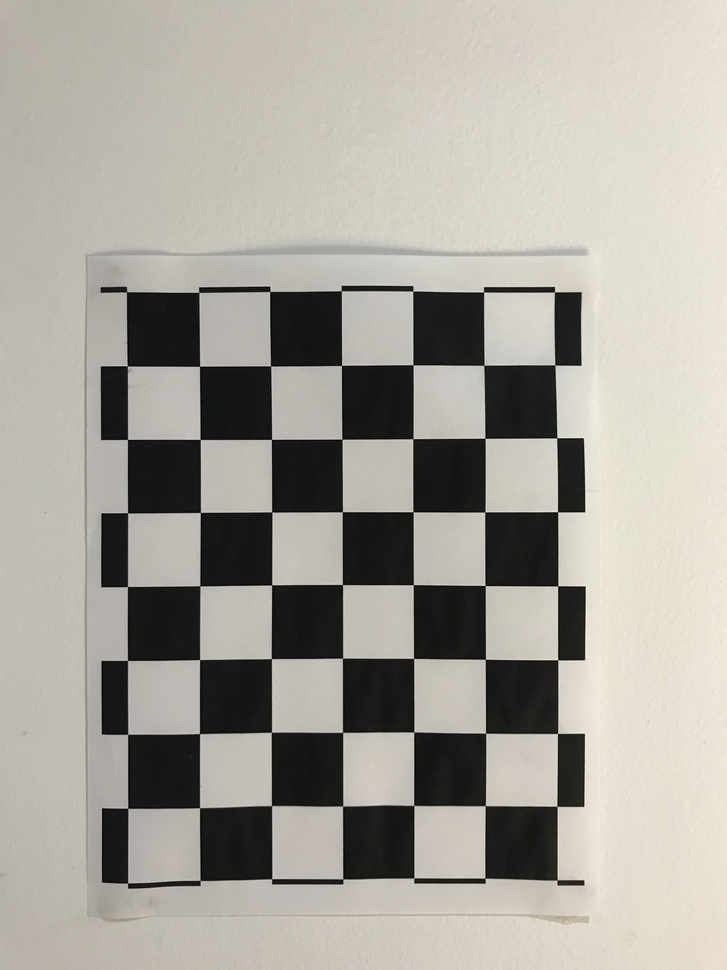
#> input picture Workshop3/calibration_images/IMG_7769.JPG, 727 x 970 px, shrunk from 3024 x 4032 before the run; its folder holds only this picture in this run
$ jupyter execute --allow-errors 05_camera_calibration.ipynb
#> lines starting #> are read from the running program, lines starting #| are printed output that depends on the picture
# Exercise 5: Camera Calibration (from Existing Images)

In this exercise you will:
- Learn how to calibrate your camera from images already taken by a camera.

To calibrate your own camera (i.e. by taking pictures, or a set of video frames, yourself), the OpenCV tutorials walk you through the process. The tutorials can be found using the links below (and also include tutorials for 3D reconstruction, once you have calibrated your camera).

https://opencv-python-tutroals.readthedocs.io/en/latest/py_tutorials/py_calib3d/py_table_of_contents_calib3d/py_table_of_contents_calib3d.html

https://docs.opencv.org/master/d9/db7/tutorial_py_table_of_contents_calib3d.html

Camera calibration can take some time. Therefore, in this exercise, we will stop the calibration before the calibrated camera parameters are saved to the file system (so we don't have to wait 30 minutes to an hour to calibrate our cameras). The folder "camera_params" already contains the calibration parameters from a previous run, so we can use these for demonstrating 3D reconstruction.

In the next exercise, we will use the camera calibration parameters from the folder "camera_params" to reconstruct a 3D scene from two 2D images.

The OpenCV function `ret, corners = cv.findChessboardCorners(gray_image, chessboard_size, None)` takes in a `gray_image` (or video frame) of a chess board and a `chessboard_size` (the real width and height of a square in cm on the chess board), and returns the detected `corners`, and the return value `ret`, which will be `True` if the `corners` where properly detected, otherwise `False`.

A chess board image is ideal for camera calibration, since it's easy to find the corners (e.g. using Harris Corner Detection). That's what the `cv.findChessboardCorners()` function does.

Once we have found the `corners`, we can use the OpenCV function `cv.cornerSubPix(gray_image, corners, (5,5), (-1,-1), criteria)` to slide a 5x5 window `(5,5)` over the `gray_image` to refine the positions of the `corners` to sub-pixel accuracy. The `(-1,-1)` parameter is unimportant, and the `criteria` parameter determines how the search for sub-pixels is done (how many iterations, etc.).

The we use the OpenCV function `ret, K, dist, rvecs, tvecs = cv.calibrateCamera(obj_points, img_points, gray_image.shape[::-1], None, None)` to get the required camera calibration parameters. We also need to find the camera's focal length. In this example, we will use the `PIL` python package to do this.

Finally, we store the camera calibration parameters to the file system.

As a first step, let's import the python modules we need.

[cell 1]
import cv2 as cv
import numpy as np
import matplotlib.pyplot as plt

import glob
import PIL.ExifTags
import PIL.Image

## Camera Calibration

[cell 2]
#============================================
# Camera calibration
#============================================

# Define chess board size.
chessboard_size = (7,5)

# Define arrays to save detected points
obj_points = [] # 3D points in real world space
img_points = [] # 3D points in image plane

# Prepare grid of 3D points on the real chess board
# (the Z-coordinate is assumed to be 0, i.e. we only
# shift the chess board along the X and Y axes when
# taking pictures from different view points).
objp = np.zeros((np.prod(chessboard_size),3), dtype=np.float32)
objp[:,:2] = np.mgrid[0:chessboard_size[0], 0:chessboard_size[1]].T.reshape(-1,2)
obj_points.append(objp)

# Read in all calibration images
calibration_paths = glob.glob('./calibration_images/*')

# Iterate over the images to find the intrinsic camera matrix
for image_path in calibration_paths:

	# Load image and convert to gray scale
	image = cv.imread(image_path)
#> image is the input picture: shape (970, 727, 3); mean B, G, R 155.6, 164, 167.5
	gray_image = cv.cvtColor(image, cv.COLOR_BGR2GRAY)

	print("Image loaded, finding chess board corners ...")

	# Find chessboard corners
	ret, corners = cv.findChessboardCorners(gray_image, chessboard_size, None)
#> ret = True; corners = 35 rows, first 8: [555, 365.2], [557.1, 437.8], [557.6, 511.8], [558.1, 585.9], [558, 660], [557.9, 733.3], [557, 806], [483.9, 365.2]

	# If the chess board corners were detected
	if ret == True:
		print(f'Chessboard detected in image: {image_path}')

		# Define criteria for subpixel accuracy
		criteria = (cv.TERM_CRITERIA_EPS + cv.TERM_CRITERIA_MAX_ITER, 30, 0.001)

		# Refine corner location (to subpixel accuracy) based on criteria
		cv.cornerSubPix(gray_image, corners, (5,5), (-1,-1), criteria)

		# Add detected corners in the image to the list of image points
		img_points.append(corners)

# Calibrate camera
ret, K, dist, rvecs, tvecs = cv.calibrateCamera(obj_points, img_points, gray_image.shape[::-1], None, None)
#> ret = 0.387; K = [[2223, 0, 352.9], [0, 2277.1, 546.1], [0, 0, 1]]; dist = [[3.67, -326.2, 0.0209, -0.0136, 7780.2]]; rvecs = ([0.0926, 0.0583, 1.57],); tvecs = ([2.83, -2.47, 31.07],)

# Save parameters into numpy file
np.save("./camera_params/ret", ret)
np.save("./camera_params/K", K)
np.save("./camera_params/dist", dist)
np.save("./camera_params/rvecs", rvecs)
np.save("./camera_params/tvecs", tvecs)

# Get "exif" data in order to get focal length
exif_img = PIL.Image.open(calibration_paths[0])
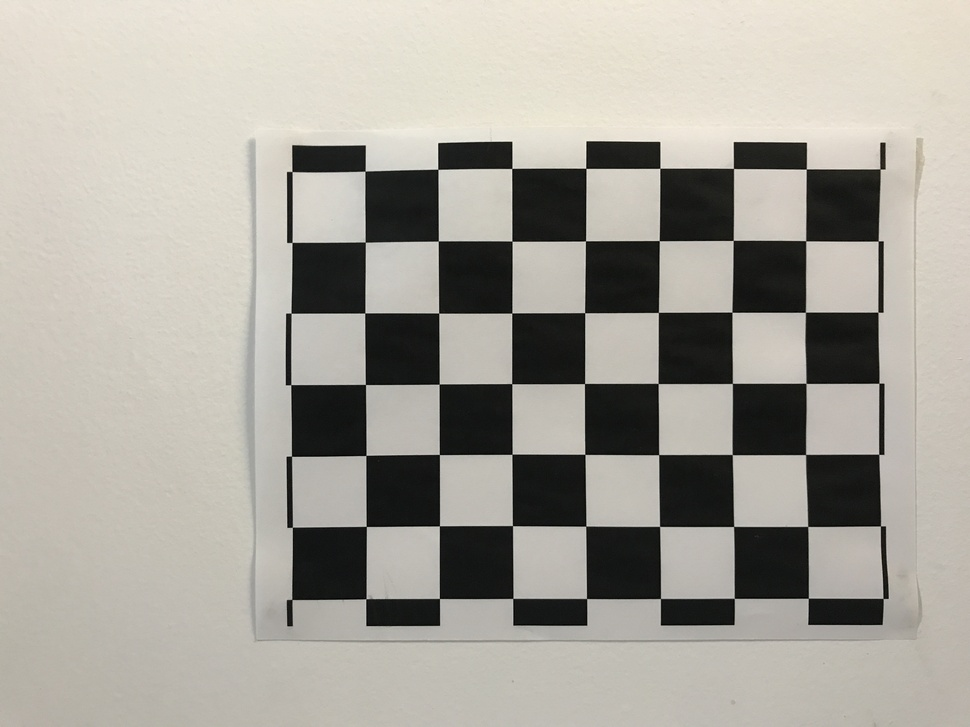
#> exif_img: PIL image 970x727 RGB; mean R, G, B 167.5, 164, 155.6

exif_data = {
	PIL.ExifTags.TAGS[k]:v
	for k, v in exif_img._getexif().items()
	if k in PIL.ExifTags.TAGS}
#> exif_data = {'Orientation': 6}

# Get focal length in tuple form
#> (the rest of this cell did not finish here and is left out)


$ run again, on Workshop3/calibration_images/IMG_7773.JPG
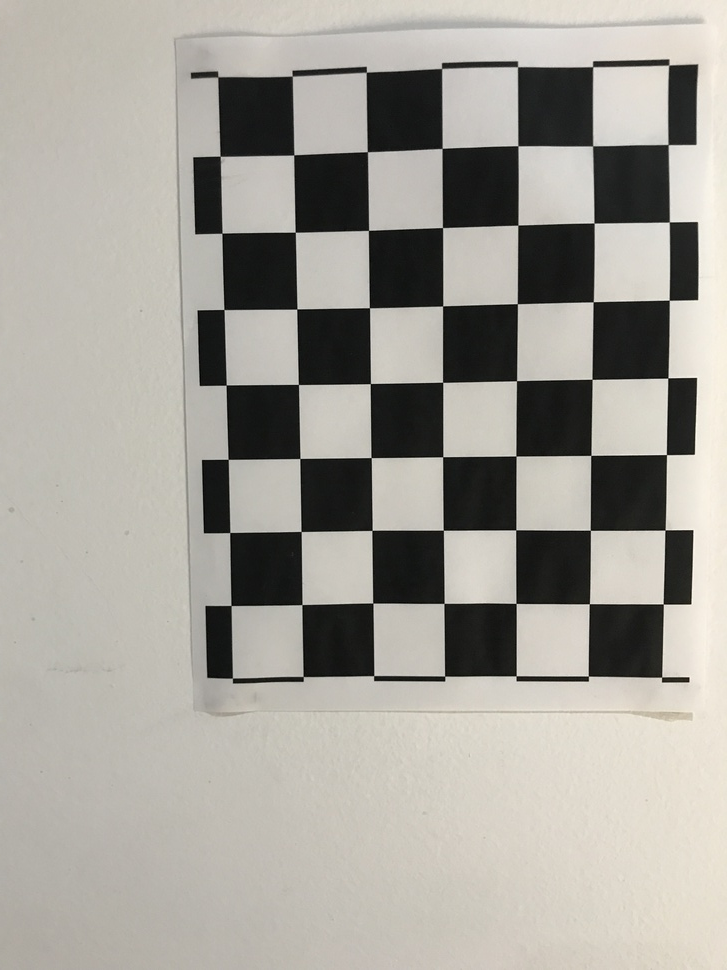
#> input picture Workshop3/calibration_images/IMG_7773.JPG, 727 x 970 px, shrunk from 3024 x 4032 before the run
#> image is the input picture: shape (970, 727, 3); mean B, G, R 153.3, 160.5, 163.5
#> `ret, corners = cv.findChessboardCorners(gray_image, chessboard_size, N..`: ret = True; corners = 35 rows, first 8: [668.1, 144.8], [669.3, 221.8], [668.8, 299.8], [668.2, 377.8], [666.3, 454.8], [665.1, 530], [662.9, 603.8], [592.6, 146.2]
#> `ret, K, dist, rvecs, tvecs = cv.calibrateCamera(obj_points, img_points..`: ret = 0.326; K = [[584, 0, 365.5], [0, 602, 464], [0, 0, 1]]; dist = [[0.119, -0.335, 0.00054, 0.00028, 0.195]]; rvecs = ([0.0937, -0.0128, 1.56],); tvecs = ([4.02, -4.12, 7.73],)
#> `exif_img = PIL.Image.open(calibration_paths[0])`:
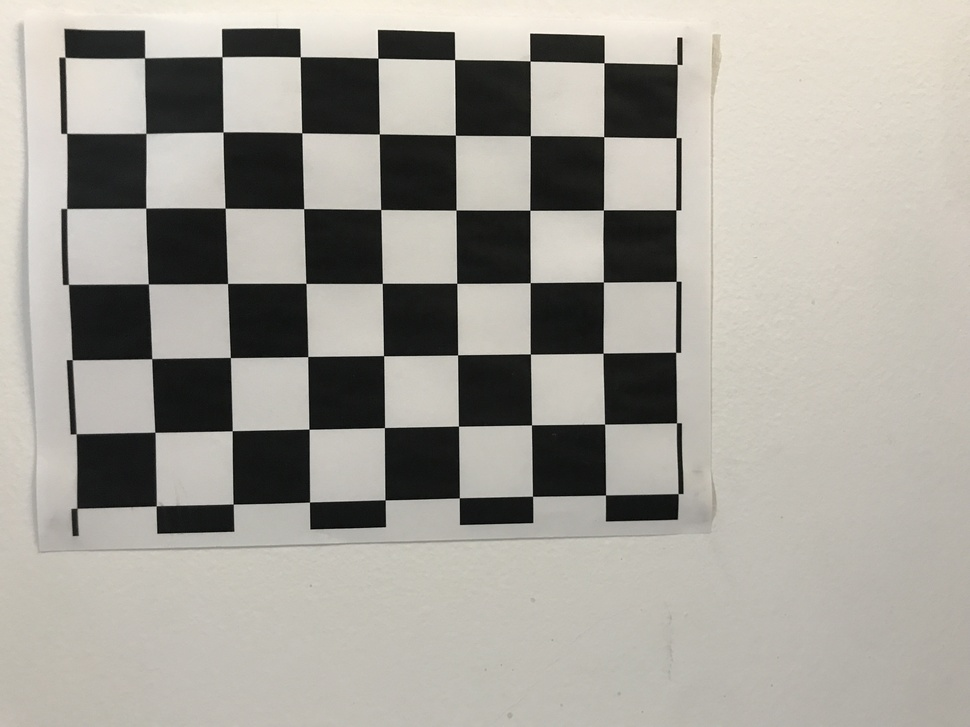
#> exif_img: PIL image 970x727 RGB; mean R, G, B 163.5, 160.5, 153.3
#> exif_data = {'Orientation': 6}

$ run again, on Workshop3/calibration_images/IMG_7774.JPG
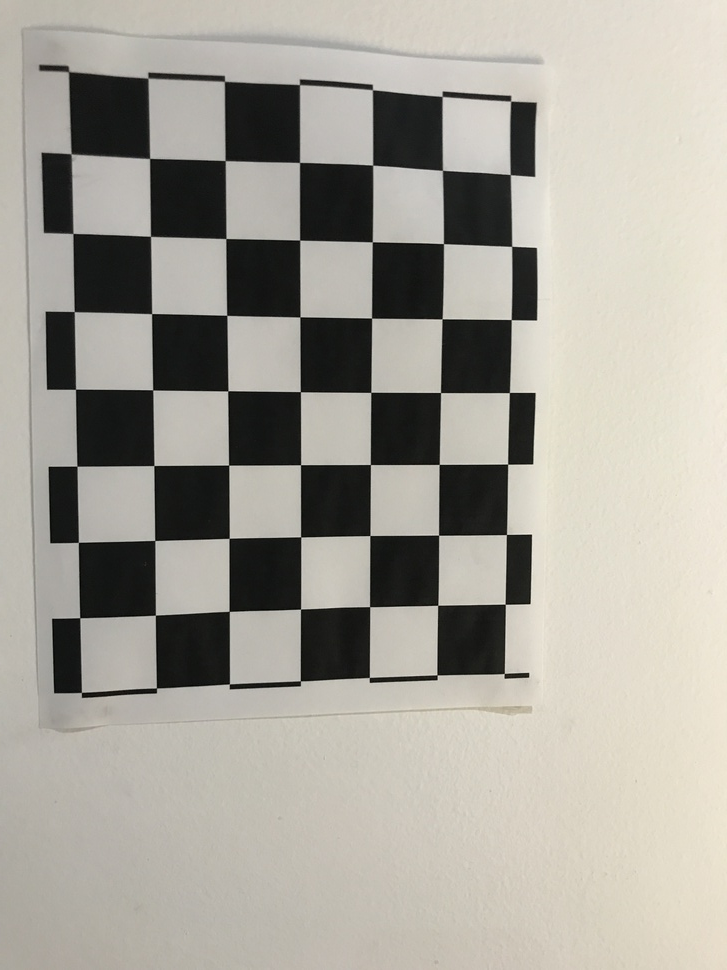
#> input picture Workshop3/calibration_images/IMG_7774.JPG, 727 x 970 px, shrunk from 3024 x 4032 before the run
#> image is the input picture: shape (970, 727, 3); mean B, G, R 154, 162.8, 166.1
#> `ret, corners = cv.findChessboardCorners(gray_image, chessboard_size, N..`: ret = True; corners = 35 rows, first 8: [510.8, 175.3], [512.1, 245.8], [511.1, 319.9], [508.8, 393], [507.9, 463.9], [506.2, 534.6], [504.8, 603.9], [442.4, 169.9]
#> `ret, K, dist, rvecs, tvecs = cv.calibrateCamera(obj_points, img_points..`: ret = 0.372; K = [[499.1, 0, 313.4], [0, 513.1, 451], [0, 0, 1]]; dist = [[0.132, -0.291, 0.000469, -0.00404, -0.00765]]; rvecs = ([-0.00932, -0.0966, 1.57],); tvecs = ([2.81, -3.81, 7.06],)
#> `exif_img = PIL.Image.open(calibration_paths[0])`:
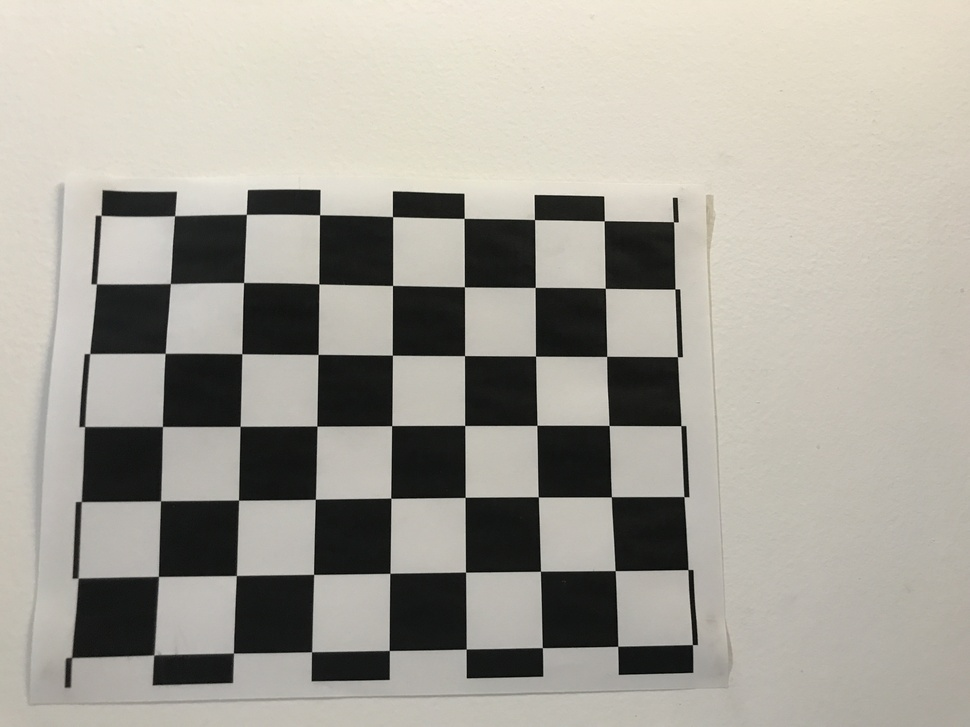
#> exif_img: PIL image 970x727 RGB; mean R, G, B 166.1, 162.8, 154
#> exif_data = {'Orientation': 6}

$ run again, on Workshop3/calibration_images/IMG_7775.JPG
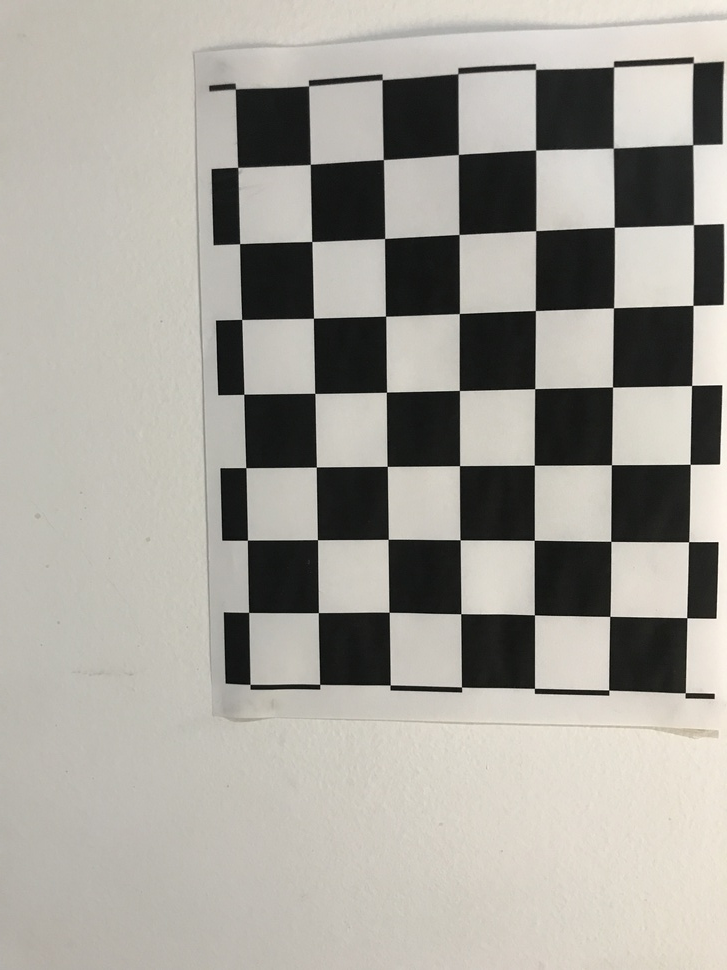
#> input picture Workshop3/calibration_images/IMG_7775.JPG, 727 x 970 px, shrunk from 3024 x 4032 before the run
#> image is the input picture: shape (970, 727, 3); mean B, G, R 154.2, 161.2, 164.1
#> `ret, corners = cv.findChessboardCorners(gray_image, chessboard_size, N..`: ret = True; corners = 35 rows, first 8: [693.3, 145.5], [694, 224.5], [692.8, 305], [691.8, 385.4], [690, 464], [689.1, 541.8], [686.9, 617.9], [613.4, 148]
#> `ret, K, dist, rvecs, tvecs = cv.calibrateCamera(obj_points, img_points..`: ret = 0.298; K = [[549.5, 0, 378.6], [0, 566.7, 467.8], [0, 0, 1]]; dist = [[0.0941, -0.232, 0.00177, -0.000846, 0.127]]; rvecs = ([0.129, 0.0233, 1.56],); tvecs = ([4.05, -4.04, 7.04],)
#> `exif_img = PIL.Image.open(calibration_paths[0])`:
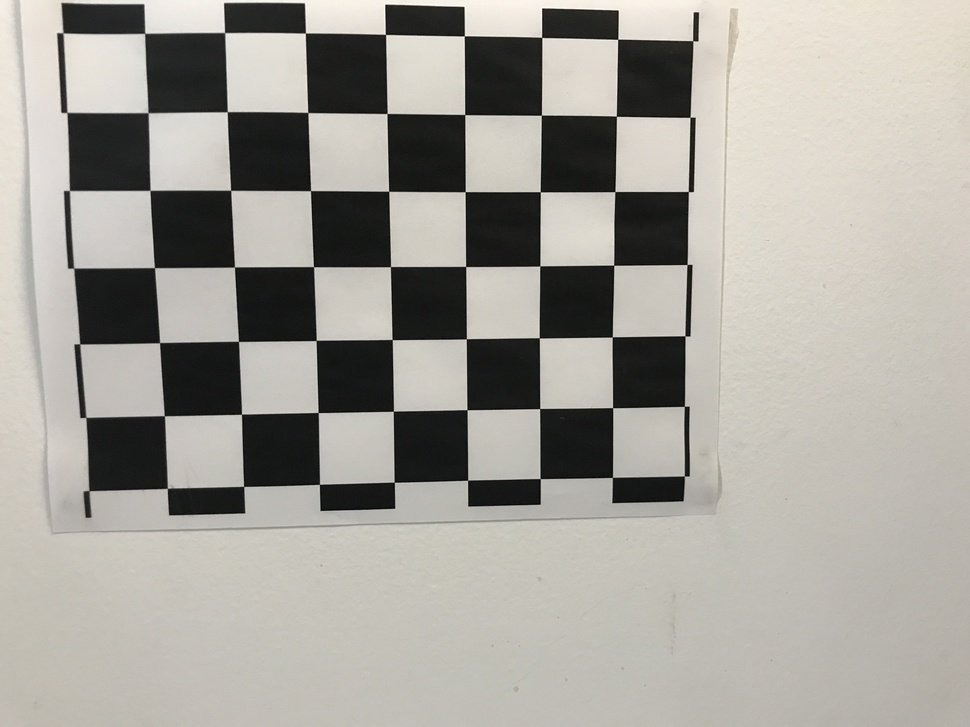
#> exif_img: PIL image 970x727 RGB; mean R, G, B 164.1, 161.2, 154.2
#> exif_data = {'Orientation': 6}

$ run again, on Workshop3/calibration_images/IMG_7770.JPG
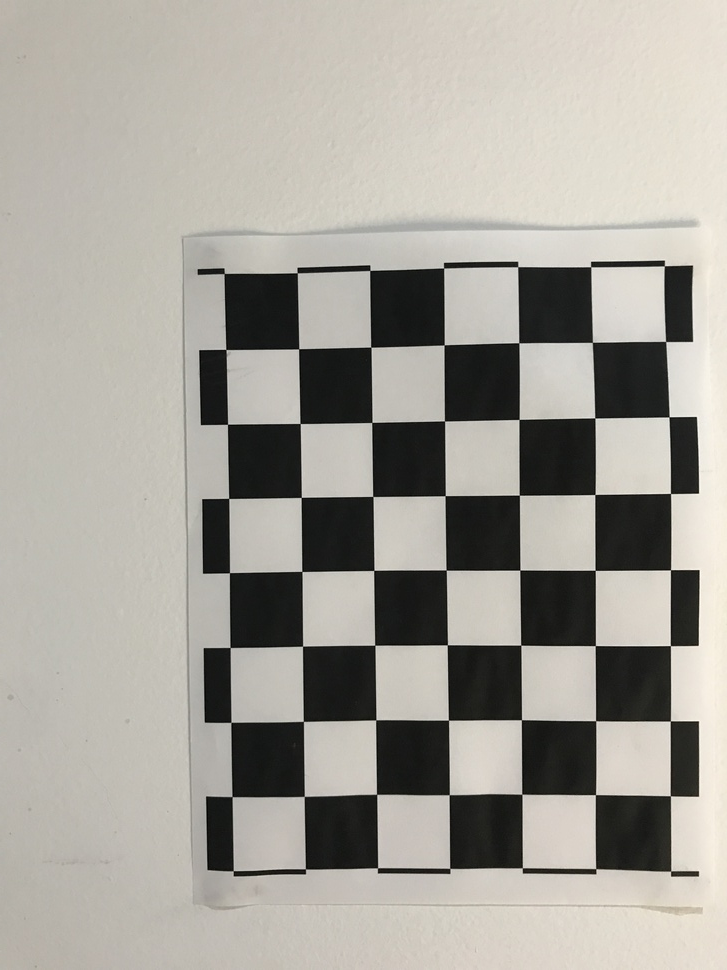
#> input picture Workshop3/calibration_images/IMG_7770.JPG, 727 x 970 px, shrunk from 3024 x 4032 before the run
#> image is the input picture: shape (970, 727, 3); mean B, G, R 154.2, 161.7, 164.9
#> `ret, corners = cv.findChessboardCorners(gray_image, chessboard_size, N..`: ret = True; corners = 35 rows, first 8: [665.9, 341.4], [669.2, 416.8], [670.6, 493.6], [670.5, 569.9], [670.3, 645.8], [670.1, 721], [669.9, 795.8], [591.9, 342.4]
#> `ret, K, dist, rvecs, tvecs = cv.calibrateCamera(obj_points, img_points..`: ret = 0.542; K = [[985.9, 0, 404.3], [0, 1006.5, 533.2], [0, 0, 1]]; dist = [[0.694, -10.58, 0.00833, -0.00184, 42.02]]; rvecs = ([0.0963, 0.0371, 1.56],); tvecs = ([3.53, -2.53, 13.23],)
#> `exif_img = PIL.Image.open(calibration_paths[0])`:
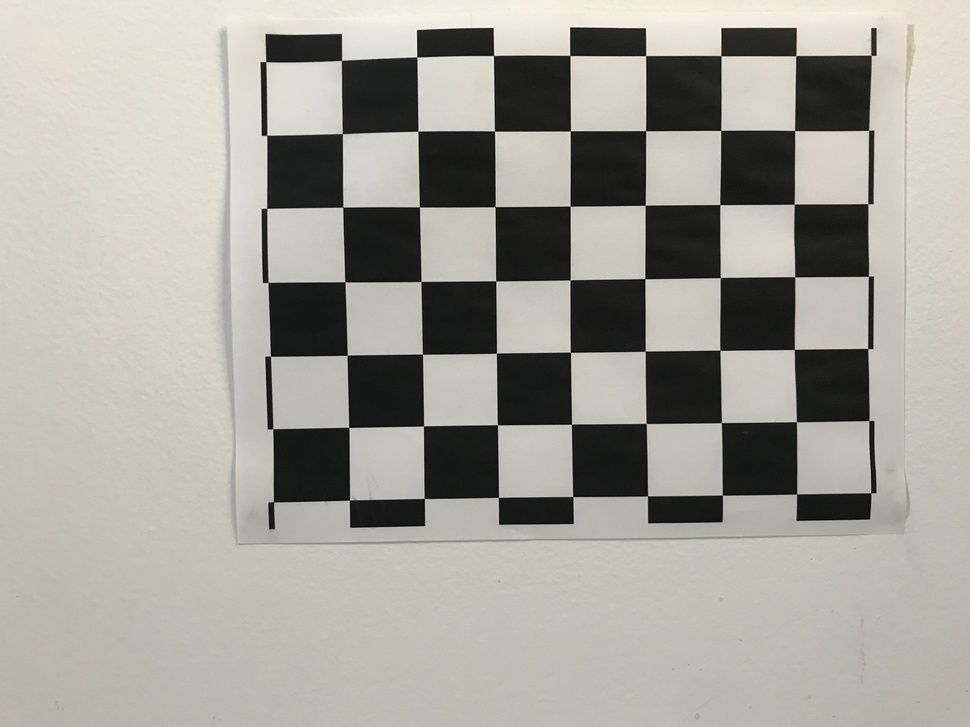
#> exif_img: PIL image 970x727 RGB; mean R, G, B 164.9, 161.7, 154.2
#> exif_data = {'Orientation': 6}
